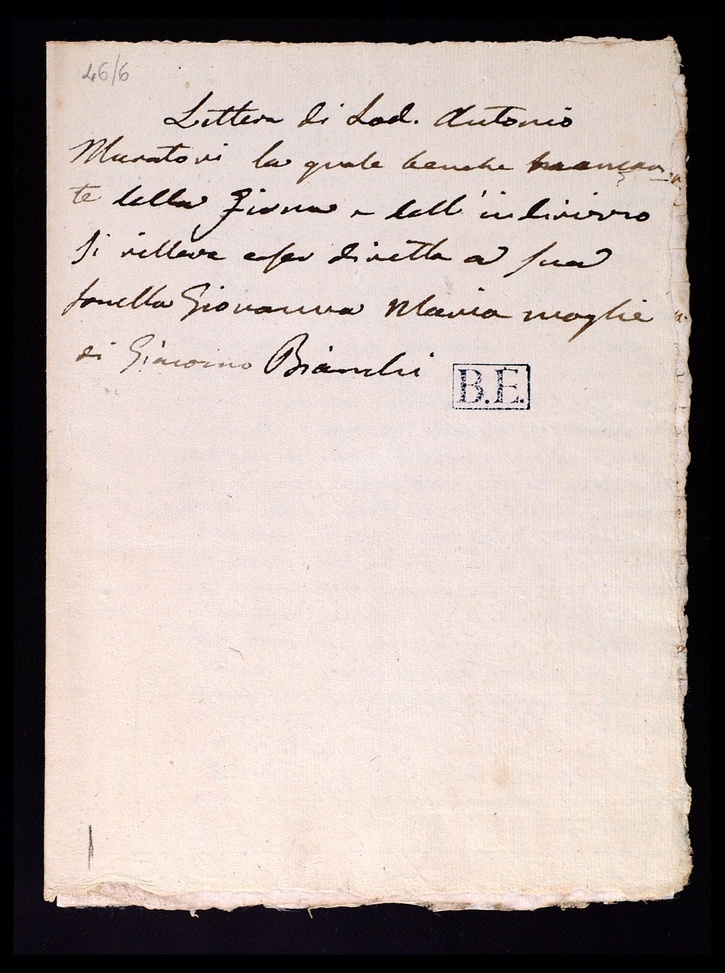
#> input picture 002_02.jpg, 725 x 973 px, shrunk from 1934 x 2596 before the run
$ python BoundingBox1.py
#> lines starting #> are read from the running program, lines starting #| are printed output that depends on the picture; after the words box and inside, x2 and y2 are one past the last pixel; in counts of white or black regions, pixels touching at a corner belong together
import cv2
import pytesseract
from pytesseract import Output
import numpy as np
import matplotlib.pyplot as plt

# Ensure Tesseract is installed on your system and the path is set
pytesseract.pytesseract.tesseract_cmd = r'C:\Program Files\Tesseract-OCR\tesseract.exe'  # Update this path if needed

def save_image(title, image):
    cv2.imwrite(title, image)

def display_image(image, title="Image"):
    plt.imshow(cv2.cvtColor(image, cv2.COLOR_BGR2RGB))
    plt.title(title)
    plt.axis("off")
    plt.show()

def preprocess_image(image_path):
    # Read the image
#> called with image_path = '002_02.jpg'
    image = cv2.imread(image_path)
#> image is the input picture: shape (973, 725, 3); mean B, G, R 166.2, 171.2, 183.5
    if image is None:
        print(f"Could not open or find the image: {image_path}")
        return None, None

    # Convert to grayscale
    gray = cv2.cvtColor(image, cv2.COLOR_BGR2GRAY)
    save_image("grayscale_image.png", gray)

    # Invert the grayscale image
    inverted_gray = cv2.bitwise_not(gray)
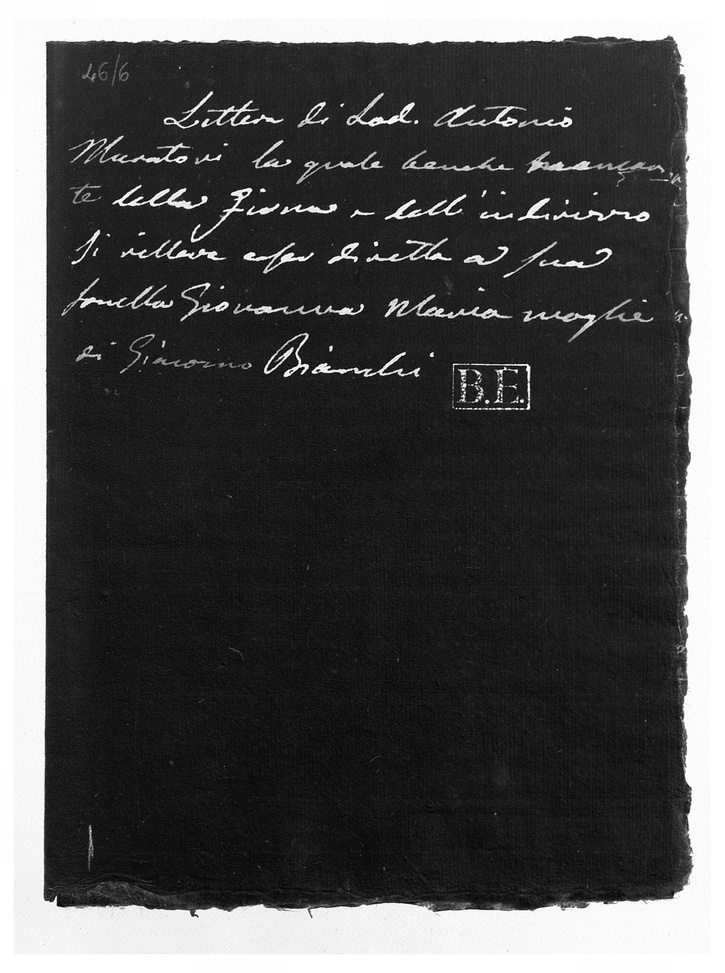
#> inverted_gray: shape (973, 725); min 1, max 255, mean 80.7
    save_image("inverted_grayscale_image.png", inverted_gray)

    # Threshold the image to get binary image
    _, binary_image = cv2.threshold(inverted_gray, 0, 255, cv2.THRESH_BINARY + cv2.THRESH_OTSU)
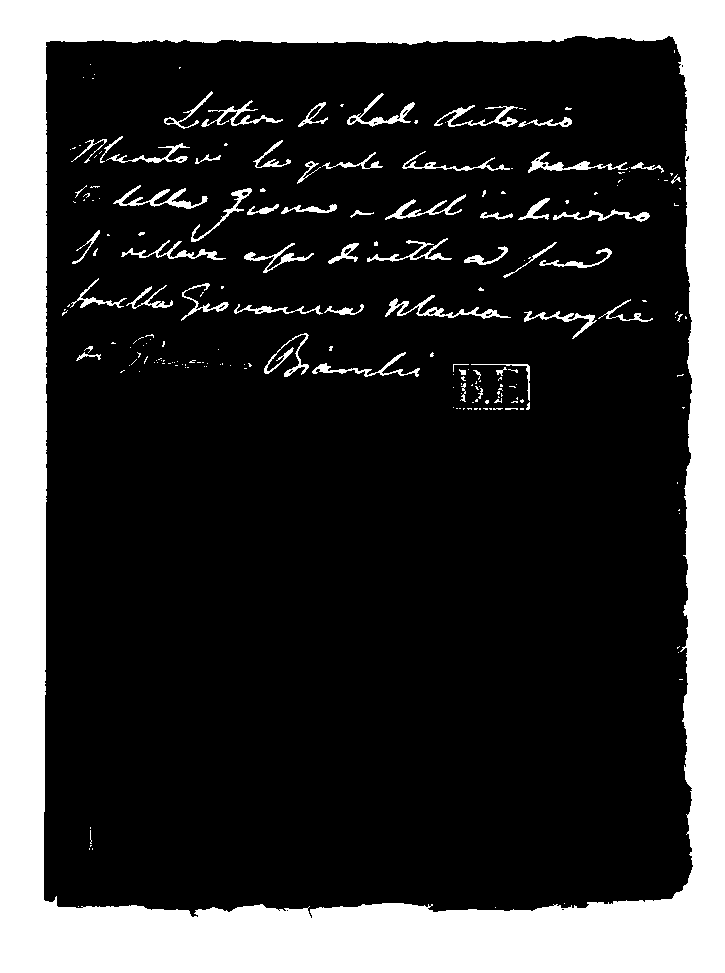
#> binary_image: shape (973, 725); 23.4% white; 216 white regions (159 under 20 px), largest, box (x1, y1, x2, y2) and area: (0, 0, 725, 973) 150973, (385, 295, 511, 319) 666, (113, 185, 208, 209) 612
    save_image("binary_image.png", binary_image)

    # Dilate the image to connect components
    kernel = np.ones((5, 5), np.uint8)
    dilated_image = cv2.dilate(binary_image, kernel, iterations=1)
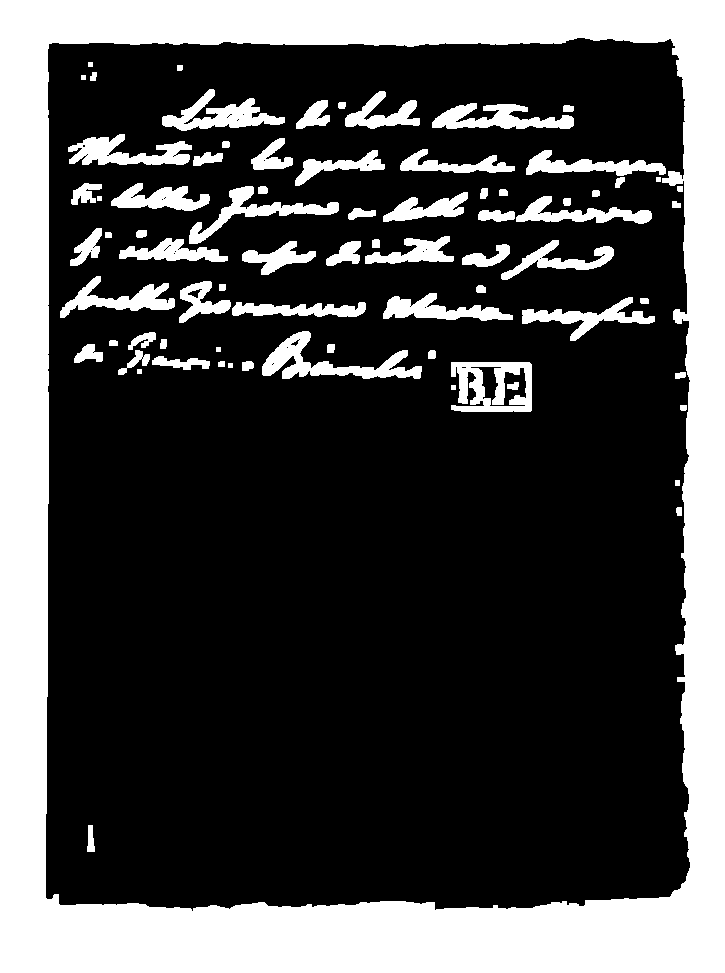
#> dilated_image: shape (973, 725); 28.6% white; 75 white regions, largest, box (x1, y1, x2, y2) and area: (0, 0, 725, 973) 158598, (262, 331, 422, 379) 2662, (451, 362, 532, 412) 2584
    save_image("dilated_image.png", dilated_image)
#> (the call stopped at in find_and_draw_text_regions1, `data = pytesseract.image_to_data(image, output_type=Output.DICT)`: pytesseract is not available in this run)

    return dilated_image, image

def find_text_bounding_boxes(dilated_image, original_image):
    # Find contours in the dilated image
    contours, _ = cv2.findContours(dilated_image, cv2.RETR_EXTERNAL, cv2.CHAIN_APPROX_SIMPLE)
#> contours = [[[0, 0], [0, 972], [724, 972], [724, 0]]]

    # OCR configuration
    config = "--psm 6"  # Set Page Segmentation Mode to 6: Assume a single uniform block of text.

    # Draw bounding boxes around contours and extract text
    for contour in contours:
        x, y, w, h = cv2.boundingRect(contour)
        cv2.rectangle(original_image, (x, y), (x + w, y + h), (0, 255, 0), 2)

        # Extract the region of interest (ROI) and apply OCR
        roi = dilated_image[y:y+h, x:x+w]
        text = pytesseract.image_to_string(roi, config=config)

        # Print the recognized text
        print(f"Recognized Text: {text.strip()}")

        # Draw the recognized text on the original image
        cv2.putText(original_image, text.strip(), (x, y - 10), cv2.FONT_HERSHEY_SIMPLEX, 0.5, (0, 255, 0), 2)
#> this loop made 1 pass
#> (contour, x, y, w, h) on pass 1: ([[0, 0], [0, 972], [724, 972], [724, 0]], 0, 0, 725, 973)
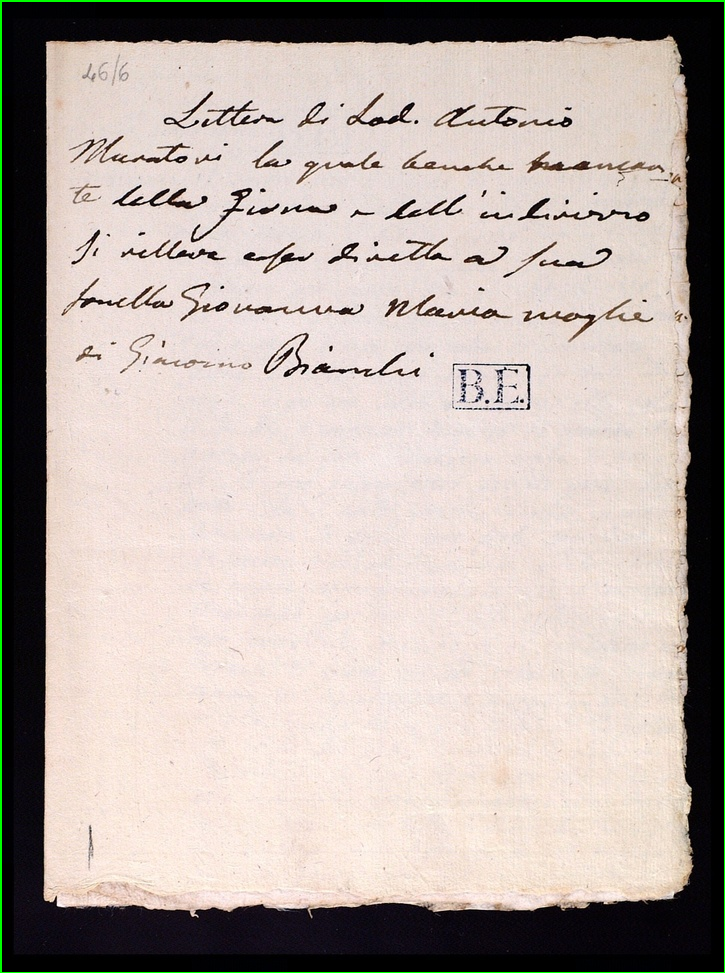
#> original_image: shape (973, 725, 3); 0.72% of pixels changed, all inside (x1, y1, x2, y2) = (0, 0, 725, 973)

    save_image("image_with_text_bounding_boxes.png", original_image)
    display_image(original_image, title="Bounding Boxes and Recognized Text")


def find_and_draw_text_regions1(image_path):
    # Read the image using OpenCV
    image = cv2.imread(image_path)
    if image is None:
        print(f"Could not open or find the image: {image_path}")
        return

    # Perform OCR using Tesseract
    data = pytesseract.image_to_data(image, output_type=Output.DICT)

    # Draw bounding boxes
    n_boxes = len(data['level'])
    for i in range(n_boxes):
        (x, y, w, h) = (data['left'][i], data['top'][i], data['width'][i], data['height'][i])
        text = data['text'][i]
        if text.strip() != '':
            cv2.rectangle(image, (x, y), (x + w, y + h), (0, 255, 0), 2)
            cv2.putText(image, text, (x, y - 10), cv2.FONT_HERSHEY_SIMPLEX, 0.9, (0, 255, 0), 2)

    # Save and display the image with bounding boxes
    save_image("image_with_text_bounding_boxes1.png", image)

    display_image1(image, title="Image with Text Bounding Boxes1")

def display_image1(image, title="Image"):
    plt.imshow(cv2.cvtColor(image, cv2.COLOR_BGR2RGB))
    plt.title(title)
    plt.axis("off")
    plt.show()

def main():
    input_image_path = '002_02.jpg'  # Ensure the image is in the same directory

    # Preprocess the image
    dilated_image, original_image = preprocess_image(input_image_path)

    find_and_draw_text_regions1(input_image_path)

    if dilated_image is not None and original_image is not None:
        # Find and draw text regions
        find_text_bounding_boxes(dilated_image, original_image)
#> (the call stopped at in find_text_bounding_boxes, `text = pytesseract.image_to_string(roi, config=config)`: pytesseract is not available in this run)

if __name__ == "__main__":
    main()
